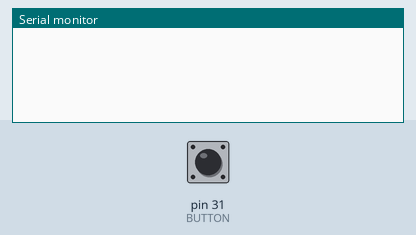
The sketch below on a simulated Arduino Mega 2560, built with avr-gcc and run on an emulated ATmega2560. On the bench: the last lines printed to the serial monitor. Inputs (shaded band) come from the test bench; at power-on: pin 31 (BUTTON) HIGH.

Above: at 1.2 s.
1.3 s: pin 31 (BUTTON) pulled LOW for 0.15 s
At 2.8 s:
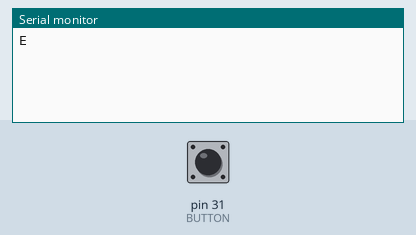
3.6 s: pin 31 (BUTTON) pulsed LOW 2 times (0.12 s each, 0.3 s apart)
At 5.9 s:
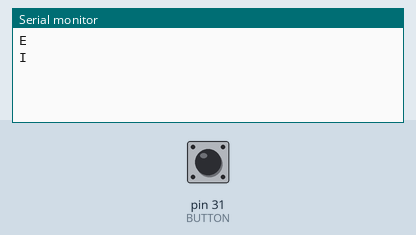
6.2 s: pin 31 (BUTTON) pulsed LOW 5 times (0.12 s each, 0.3 s apart)
At 8.9 s:
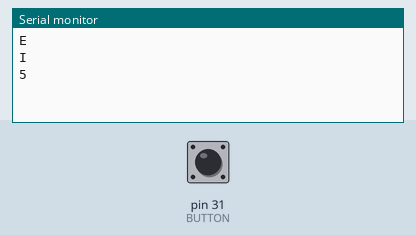

Measured:
- after the input at 1.3 s, the serial monitor: prints a new line after 0.80 s (image 1)
- after the input at 3.6 s, the serial monitor: prints a new line after 1.1 s (image 2)
- after the input at 6.2 s, the serial monitor: prints a new line after 2.0 s (image 3)

The sketch:

morsify.ino
```cpp
// Schematic:
// BUTTON ----- tin foil
//
// GND -------- tin foil
#define BUTTON 31

// Morse lookup table
String patterns[] = {
  ".-", "-...", "-.-.", "-..", ".", "..-.", "--.",
  "....", "..", ".---", "-.-", ".-..", "--", "-.",
  "---", ".--.", "--.-", ".-.", "...", "-", "..-",
  "...-", ".--", "-..-", "-.--", "--..",
  ".----", "..---", "...--", "....-", ".....",
  "-....", "--...", "---..", "----.", "-----",
  "----"};
char letters[] = "ABCDEFGHIJKLMNOPQRSTUVWXYZ1234567890 ";

// Morse timings (for baud rate = 9600)
int dot_time = 4;  // max
int dash_time = 8;  // max
int read_time = 12;  // min
String pattern;

// Button state
int state = 0;

// Counters
int release_time = 0;
int press_time = 0;
int sleep = 50;

void setup() {
  pinMode(BUTTON, INPUT_PULLUP);
  Serial.begin(9600);
}

void loop() {
  // Invert button state
  state = 1 - digitalRead(BUTTON);
  delay(sleep);

  // Button currently released
  if (state == 0) {
    // Reset press time after interpretting it
    if (press_time != 0) {
//       Serial.print("PRESSED: ");
//       Serial.println(press_time);
      if (press_time <= dot_time) {
        pattern.concat(".");
      }
      else if (press_time <= dash_time) {
        pattern.concat("-");
      }
      press_time = 0;
    }

    // Print character
    if (release_time >= read_time) {
      release_time = 0;
      keyPress();
      pattern = "";
    }
    release_time++;
  }

  // Button currently pressed
  else if (state == 1) {
    if (release_time != 0) {
//       Serial.print("RELEASED: ");
//       Serial.println(release_time);
      release_time = 0;
    }
    press_time++;
  }

  // Serial.println(pattern);
}

void keyPress() {
  int i = 0;

  // Loop through all defined (https://forum.arduino.cc/t/loop-over-array-values/176068)
  for (i=0; i<sizeof patterns/sizeof patterns[0]; i++) {
    String candidate = patterns[i];
    if (pattern == candidate) {
      break;
    }
  }

  if (i != sizeof patterns/sizeof patterns[0]) {  // Found a defined pattern
    Serial.println(letters[i]);
  }
}
```
